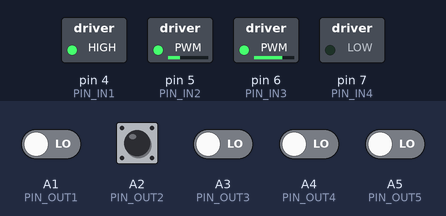
A sketch run on a simulated Arduino Uno, built with avr-gcc and run on an emulated ATmega328P. On the bench: switched loads named in the sketch (green lamp = pin HIGH). The test bench sets the inputs (shaded band); at power-on: A1 (PIN_OUT1), A2 (PIN_OUT2), A3 (PIN_OUT3), A4 (PIN_OUT4), A5 (PIN_OUT5) LOW.

Above: at 1.2 s.
1.3 s: A2 (PIN_OUT2) driven HIGH
2.8 s: A2 (PIN_OUT2) pulsed LOW 5 times (0.12 s each, 0.3 s apart)
5.8 s: A2 (PIN_OUT2) driven LOW and A3 (PIN_OUT3) driven HIGH
At 7.0 s:
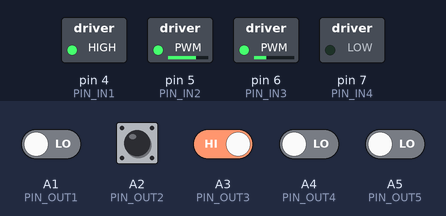
7.3 s: A4 (PIN_OUT4) driven HIGH
At 8.2 s:
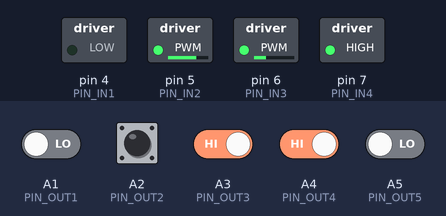
Timing chart, 0 to 9.8 s (numbered marks = the images above; inputs shaded):
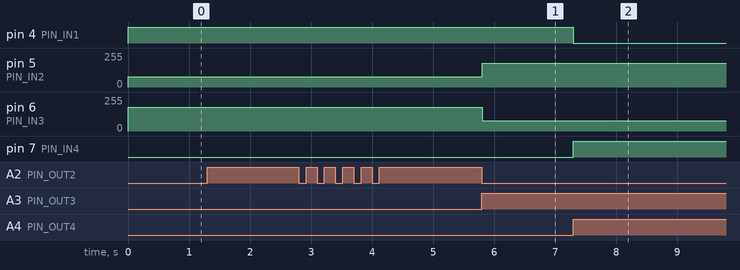

The sketch:

Test_CarLine_PID_5Line.ino
```cpp
/**
 * Phiên bản này, xe chạy liên tục ko có dừng
 * - Sử dụng 5 mắt dò line
 * - Dùng thuật toán PID
 *
 * Lưu ý, có 2 cách sử dụng giá trị PID
 * Bạn cần chọn chế độ giữa "DEFAULT" hoặc "ZERO"
 */

/* ------------------------------------------------------------------------- */
/*                                 DEFINE PIN                                */
/* ------------------------------------------------------------------------- */

/**
 * Pin kết nối Thanh dò line TCRT5000
 *
 * TCRT5000 : Arduino
 * GND      - GND
 * 5V       - 5V
 * OUT1     - A1 (Digital)
 * OUT2     - A2 (Digital)
 * OUT3     - A3 (Digital)
 * OUT4     - A4 (Digital)
 * OUT5     - A5 (Digital)
 */
#define PIN_OUT1 A1 //! A1
#define PIN_OUT2 A2 //! A2
#define PIN_OUT3 A3 //! A3
#define PIN_OUT4 A4 //! A4
#define PIN_OUT5 A5 //! A5

/* ------------------------------------------------------------------------- */

/**
 * Pin kết nối Driver L298
 *
 * Phần cấp nguồn cho Driver
 * +12V - ... có thể cấp nguồn trong khoảng 9V~6V
 * GND  - GND
 *
 * Dùng Jumper kết nối (mặc định)
 * ENA  - 5V
 * ENB  - 5V
 *
 * L298 : Arduino
 * IN1  : D4
 * IN2  : D5 (~)
 * IN3  : D6 (~)
 * IN4  : D7
 */
#define PIN_IN1 4 //! D4
#define PIN_IN2 5 //! D5 (~)
#define PIN_IN3 6 //! D6 (~)
#define PIN_IN4 7 //! D7

/* ------------------------------------------------------------------------- */
/*                            DEFINE CONFIG (PID)                            */
/* ------------------------------------------------------------------------- */

/**
 * Hệ số của các khâu PID:
 *
 * Khâu [P] thể hiện độ lớn thay đổi tốc độ
 * |        giá trị càng lớn sẽ càng tạo nhiều dao động
 * |
 * Khâu [D] để giảm đi tốc độ thay đổi đó
 * |        giá trị càng lớn sẽ giảm bớt dao động lại
 * |        nhưng nếu lớn quá sẽ dẫn đến trạng thái lệch tĩnh
 * |        tức xe vẫn còn lệch line, nhưng motor ko nhận lệnh đủ để thoát khỏi đó
 * |
 * Khâu [I] để cộng dồn các mức lệch
 * |        giúp bù lực cho tình huống bị đứng yên ở trên
 * |        nhưng hệ số nên nhỏ thôi, vì tần suất tính khâu PID tương đối nhanh
 */
#define KP 50.0    //!
#define KI 0.00001 //!
#define KD 35.0    //!

/* ------------------------------------------------------------------------- */
/*                           DEFINE CONFIG (DRIVER)                          */
/* ------------------------------------------------------------------------- */

// Tốc độ motor, đơn vị PWM (0-255)
#define PER_100 255
#define PER_95 243
#define PER_90 230
#define PER_85 218
#define PER_80 205
#define PER_75 192
#define PER_70 179
#define PER_65 166
#define PER_60 154
#define PER_55 141
#define PER_50 128
#define PER_45 115
#define PER_40 102
#define PER_35 90
#define PER_30 77
#define PER_25 64
#define PER_20 51
#define PER_15 38
#define PER_10 26
#define PER_5 13
#define PER_0 0

/**
 * Đặt giá trị tốc độ xe mặc định ban đầu
 * Khi xe vừa mới khởi động, khoảng [0 : 255]
 */
#define SPEED_DEFAULT PER_50 //!

/**
 * Đặt ngưỡng giới hạn trên và dưới cho tốc độ
 * Giá trị dương (+), motor quay thuận
 * Giá trị âm (-), motor quay nghịch
 */
#define UP PER_70    //!
#define DOWN -PER_70 //!

/**
 * Đặt ngưỡng thấp nhất cho phép cấp vào motor
 * Tránh tình trạng các motor ko đủ nguồn để hoạt động
 *
 * Motor sẽ hoạt động trong dãi phạm vi
 * - quay thuận ... [MIN_UP : UP]
 * - quay nghịch ... [MIN_DOWN : DOWN]
 */
#define MIN_UP PER_30    //!
#define MIN_DOWN -PER_30 //!

/* ------------------------------------------------------------------------- */
/*                            DEFINE CONFIG (MODE)                           */
/* ------------------------------------------------------------------------- */

/**
 * Chọn cách sử dụng giá trị PID
 * Mode ZERO    → Sử dụng giá trị "cũ" trước đó của mỗi bánh xe làm gốc
 * Mode DEFAULT → Sử dụng giá trị "SPEED_DEFAULT" làm gốc
 *
 * Comment để chọn chế độ DEFAULT
 * Uncomment để chọn chế độ ZERO
 */
#define ZERO //!

/* ------------------------------------------------------------------------- */
/*                                  VARIABLE                                 */
/* ------------------------------------------------------------------------- */

/**
 * Tổng kích thước dữ liệu này là 1 Byte
 *
 * Bit : [7] - [6] - [5] - [4] - [3] - [2] - [1] - [0]
 * Line:  x     x     x    OUT5  OUT4  OUT3  OUT2  OUT1
 */
struct DataLine
{
  // Mép Phải
  bool line1 : 1; // OUT1 - Bit [0]
  bool line2 : 1; // OUT2 - Bit [1]
  bool line3 : 1; // OUT3 - Bit [2]
  bool line4 : 1; // OUT4 - Bit [3]
  bool line5 : 1; // OUT5 - Bit [4]
  // Mép Trái
};

/**
 * Tổng kích thước dữ liệu này là 1 Byte
 * Biến "dataLine" và "stateLine" cùng chia sẽ vị trí bộ nhớ
 */
union MapLine
{
  DataLine dataLine;
  byte stateLine;
} raw;

struct CarLine
{
  /**
   * Cho biết hướng lệch hiện tại của xe
   * Lệch phải → (+) : TRUE
   * Lệch trái → (-) : FALSE
   */
  bool direction;

  int P = 0, I = 0, D = 0;         // Giá trị hiện tại của từng khâu PID
  float Kp = KP, Ki = KI, Kd = KD; // Hệ số của các khâu PID
  float PID_value;                 // Giá trị PID sau mỗi lần tính toán

  int errorNow;  // Lưu giá trị "error" hiện tại
  int errorPrev; // Lưu giá trị "error" trước đó

  int speedRightNow = SPEED_DEFAULT; // Tốc độ hiện tại của bánh Phải
  int speedLeftNow = SPEED_DEFAULT;  // Tốc độ hiện tại của bánh Trái
} car;

/* ------------------------------------------------------------------------- */
/*                                  FUNCTION                                 */
/* ------------------------------------------------------------------------- */

// Điều khiển Motor bên Phải quay tới
void motorRight_RotateForward(int PWM)
{
  digitalWrite(PIN_IN1, LOW);
  analogWrite(PIN_IN2, PWM);
}

// Điều khiển Motor bên Trái quay tới
void motorLeft_RotateForward(int PWM)
{
  analogWrite(PIN_IN3, PWM);
  digitalWrite(PIN_IN4, LOW);
}

// Điều khiển Motor bên Phải quay lùi
void motorRight_RotateReverse(int PWM)
{
  digitalWrite(PIN_IN1, HIGH);
  analogWrite(PIN_IN2, 255 - PWM);
}

// Điều khiển Motor bên Trái quay lùi
void motorLeft_RotateReverse(int PWM)
{
  analogWrite(PIN_IN3, 255 - PWM);
  digitalWrite(PIN_IN4, HIGH);
}

// Điều khiển Motor bên Phải dừng lại
void motorRight_Stop()
{
  digitalWrite(PIN_IN1, LOW);
  digitalWrite(PIN_IN2, LOW);
}

// Điều khiển Motor bên Trái dừng lại
void motorLeft_Stop()
{
  digitalWrite(PIN_IN3, LOW);
  digitalWrite(PIN_IN4, LOW);
}

/* ------------------------------------------------------------------------- */
/* ------------------------------------------------------------------------- */
/* ------------------------------------------------------------------------- */

/* ------------------------- Điều khiển xe dừng lại ------------------------ */
void stop()
{
  // Bánh phải dừng lại
  motorRight_Stop();
  // Bánh trái dừng lại
  motorLeft_Stop();
}

/* ------------------- Điều khiển xe di chuyển tùy chỉnh ------------------- */

/**
 * Giá trị tốc độ dương (+), bánh xe quay hướng đi tới
 * Giá trị tốc độ âm (-), bánh xe quay hướng đi lùi
 */
void go_custom(int speedLeft, int speedRight)
{
  // Xử lý motor bên Phải
  if (speedRight >= 0)
    motorRight_RotateForward(speedRight);
  else
    motorRight_RotateReverse(-speedRight);

  // Xử lý motor bên Trái
  if (speedLeft >= 0)
    motorLeft_RotateForward(speedLeft);
  else
    motorLeft_RotateReverse(-speedLeft);
}

/* ------------------------------------------------------------------------- */
/* ------------------------------------------------------------------------- */
/* ------------------------------------------------------------------------- */

void motor_control()
{
  /**
   * Trái -------------------------- Phải
   * |                                  |
   * | OUT5 | OUT4 | OUT3 | OUT2 | OUT1 |
   *
   * Khoảng cách phát hiện Line ĐEN (~1cm)
   * Có Line - HIGH - Bit 1
   * Ko Line - LOW  - Bit 0
   */
  raw.dataLine.line1 = digitalRead(PIN_OUT1);
  raw.dataLine.line2 = digitalRead(PIN_OUT2);
  raw.dataLine.line3 = digitalRead(PIN_OUT3);
  raw.dataLine.line4 = digitalRead(PIN_OUT4);
  raw.dataLine.line5 = digitalRead(PIN_OUT5);

  /* ----------------------------------------------------------------------- */
  /* ----------------------------------------------------------------------- */
  /* ----------------------------------------------------------------------- */

  /**
   * Chuyển giá trị DEC từ "stateLine"
   * Sang giá trị Level cho "errorNow"
   */
  switch (raw.stateLine)
  {
    /* ------------------ [000] - Hết line hoặc ngoài line ----------------- */
  case 0:
    if (car.direction)
      car.errorNow = 10; // Đang lệch phải ngoài line
    else
      car.errorNow = -10; // Đang lệch trái ngoài line
    break;
    /* -------------------------- Góc 45º bên phải ------------------------- */
  case 5: // [00101]
    car.direction = false;
    car.errorNow = -100;
    break;
    /* -------------------------- Góc 90º bên phải ------------------------- */
  case 7: // [00111]
    car.direction = false;
    car.errorNow = -50;
    break;
    /* ----------------------------- Lệch trái ----------------------------- */
  case 1: // [00001] - Lệch trái mức 4
    car.direction = false;
    car.errorNow = -4;
    break;
  case 3: // [00011] - Lệch trái mức 3
    car.direction = false;
    car.errorNow = -3;
    break;
  case 2: // [00010] - Lệch trái mức 2
    car.direction = false;
    car.errorNow = -2;
    break;
  case 6: // [00110] - Lệch trái mức 1
    car.direction = false;
    car.errorNow = -1;
    break;
    /* ----------------------------- Giữa line ----------------------------- */
  case 4: // [00100] - Giữa line
    car.errorNow = 0;
    break;
    /* ----------------------------- Lệch phải ----------------------------- */
  case 12: // [01100] - Lệch phải mức 1
    car.direction = true;
    car.errorNow = 1;
    break;
  case 8: // [01000] - Lệch phải mức 2
    car.direction = true;
    car.errorNow = 2;
    break;
  case 24: // [11000] - Lệch phải mức 3
    car.direction = true;
    car.errorNow = 3;
    break;
  case 16: // [10000] - Lệch phải mức 4
    car.direction = true;
    car.errorNow = 4;
    break;
    /* -------------------------- Góc 90º bên trái ------------------------- */
  case 28: // [11100]
    car.direction = true;
    car.errorNow = 50;
    break;
    /* -------------------------- Góc 45º bên trái ------------------------- */
  case 20: // [10100]
    car.direction = true;
    car.errorNow = 100;
    break;
    /* ------------------------ Các trường hợp khác ------------------------ */
  default:
    break;
  }

  /* ----------------------------------------------------------------------- */
  /* ----------------------------------------------------------------------- */
  /* ----------------------------------------------------------------------- */

  // Tính toán các giá trị PID
  car.P = car.errorNow;
  car.I = car.I + car.errorNow;
  car.D = car.errorNow - car.errorPrev;

  // Cập nhập giá trị "error" hiện tại
  car.errorPrev = car.errorNow;

  // Tính toán giá trị PID
  car.PID_value = (car.Kp * car.P) + (car.Ki * car.I) + (car.Kd * car.D);

  /* ----------------------------------------------------------------------- */

// Thêm PID vào điều chỉnh tốc độ riêng cho mỗi bánh xe
#ifdef ZERO
  car.speedRightNow += car.PID_value;
  car.speedLeftNow -= car.PID_value;
#else
  car.speedRightNow = SPEED_DEFAULT + car.PID_value;
  car.speedLeftNow = SPEED_DEFAULT - car.PID_value;
#endif

  /* ----------------------------------------------------------------------- */

  // Đảm bảo tốc độ Motor bánh phải nằm trong các khoảng quy định
  if (car.speedRightNow >= 0)
    car.speedRightNow = constrain(car.speedRightNow, MIN_UP, UP);
  else
    car.speedRightNow = constrain(car.speedRightNow, DOWN, MIN_DOWN);
  // Đảm bảo tốc độ Motor bánh trái nằm trong các khoảng quy định
  if (car.speedLeftNow >= 0)
    car.speedLeftNow = constrain(car.speedLeftNow, MIN_UP, UP);
  else
    car.speedLeftNow = constrain(car.speedLeftNow, DOWN, MIN_DOWN);

  /* ----------------------------------------------------------------------- */

  // Đẩy robot về phía trước với tốc độ tùy chỉnh hai bên
  go_custom(car.speedLeftNow, car.speedRightNow);
}

/* ------------------------------------------------------------------------- */
/*                                RUN ONE TIME                               */
/* ------------------------------------------------------------------------- */

void setup()
{
  // Thiết đặt các chân điều khiển Driver
  pinMode(PIN_IN1, OUTPUT);
  pinMode(PIN_IN2, OUTPUT);
  pinMode(PIN_IN3, OUTPUT);
  pinMode(PIN_IN4, OUTPUT);
}

/* ------------------------------------------------------------------------- */
/*                                    MAIN                                   */
/* ------------------------------------------------------------------------- */

void loop()
{
  /**
   * Trình tự các bước điều khiển xe:
   * |
   * Bước 1: đọc giá trị các mắt dò line (5 cảm biến)
   * Bước 2: tính ra "mức độ lệch line" hiện tại từ giá trị các cảm biến phản hồi về
   * Bước 3: tính giá trị từng khâu P, khâu I, khâu D
   * Bước 4: tính giá trị tổng của cả khâu PID
   * Bước 5: bù trừ tốc độ mỗi bánh xe dựa trên giá trị PID này
   * Bước 6: điều khiển các bánh xe với tốc độ đã điều chỉnh
   */
  motor_control();
}
```

Measured:
- after the input at 5.8 s, pin 5 (PIN_IN2): 76/255 → 178/255 at once; pin 6 (PIN_IN3): 179/255 → 77/255 at once
- after the input at 7.3 s, pin 4 (PIN_IN1): HIGH → LOW at once; pin 5 (PIN_IN2): 178/255 → 179/255 at once; pin 6 (PIN_IN3): 77/255 → 76/255 at once; pin 7 (PIN_IN4): LOW → HIGH at once
